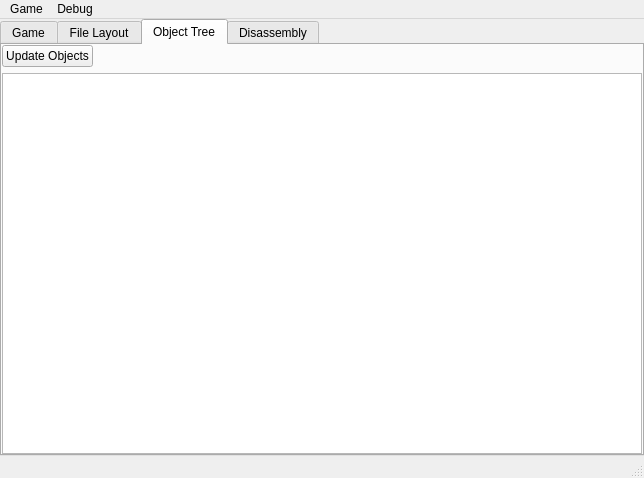
<?xml version="1.0" encoding="UTF-8"?>
<ui version="4.0">
 <class>MainWindow</class>
 <widget class="QMainWindow" name="MainWindow">
  <property name="geometry">
   <rect>
    <x>0</x>
    <y>0</y>
    <width>644</width>
    <height>478</height>
   </rect>
  </property>
  <property name="windowTitle">
   <string>Z-Machine Explorer</string>
  </property>
  <widget class="QWidget" name="centralwidget">
   <layout class="QVBoxLayout" name="verticalLayout">
    <property name="leftMargin">
     <number>0</number>
    </property>
    <property name="topMargin">
     <number>0</number>
    </property>
    <property name="rightMargin">
     <number>0</number>
    </property>
    <property name="bottomMargin">
     <number>0</number>
    </property>
    <item>
     <widget class="QTabWidget" name="tabWidget">
      <property name="tabPosition">
       <enum>QTabWidget::TabPosition::North</enum>
      </property>
      <property name="currentIndex">
       <number>2</number>
      </property>
      <widget class="QWidget" name="tabGame">
       <attribute name="title">
        <string>Game</string>
       </attribute>
       <layout class="QVBoxLayout" name="verticalLayout_6">
        <property name="leftMargin">
         <number>0</number>
        </property>
        <property name="topMargin">
         <number>0</number>
        </property>
        <property name="rightMargin">
         <number>0</number>
        </property>
        <property name="bottomMargin">
         <number>0</number>
        </property>
        <item>
         <widget class="QTextEdit" name="textEdit">
          <property name="undoRedoEnabled">
           <bool>false</bool>
          </property>
          <property name="readOnly">
           <bool>true</bool>
          </property>
         </widget>
        </item>
       </layout>
      </widget>
      <widget class="QWidget" name="tabFileLayout">
       <attribute name="title">
        <string>File Layout</string>
       </attribute>
       <layout class="QVBoxLayout" name="verticalLayout_2">
        <property name="leftMargin">
         <number>0</number>
        </property>
        <property name="topMargin">
         <number>0</number>
        </property>
        <property name="rightMargin">
         <number>0</number>
        </property>
        <property name="bottomMargin">
         <number>0</number>
        </property>
        <item>
         <widget class="QToolBox" name="toolBox">
          <property name="currentIndex">
           <number>0</number>
          </property>
          <property name="tabSpacing">
           <number>0</number>
          </property>
          <widget class="QWidget" name="fileHeaderPage">
           <property name="geometry">
            <rect>
             <x>0</x>
             <y>0</y>
             <width>640</width>
             <height>348</height>
            </rect>
           </property>
           <attribute name="label">
            <string>File Header</string>
           </attribute>
           <layout class="QVBoxLayout" name="verticalLayout_5">
            <item>
             <widget class="QTableView" name="tableView"/>
            </item>
           </layout>
          </widget>
          <widget class="QWidget" name="page_2">
           <property name="geometry">
            <rect>
             <x>0</x>
             <y>0</y>
             <width>640</width>
             <height>348</height>
            </rect>
           </property>
           <attribute name="label">
            <string>Page 2</string>
           </attribute>
          </widget>
         </widget>
        </item>
       </layout>
      </widget>
      <widget class="QWidget" name="tabObjectTree">
       <attribute name="title">
        <string>Object Tree</string>
       </attribute>
       <layout class="QVBoxLayout" name="verticalLayout_4">
        <property name="leftMargin">
         <number>0</number>
        </property>
        <property name="topMargin">
         <number>0</number>
        </property>
        <property name="rightMargin">
         <number>0</number>
        </property>
        <property name="bottomMargin">
         <number>0</number>
        </property>
        <item>
         <layout class="QHBoxLayout" name="horizontalLayout_2">
          <item>
           <widget class="QPushButton" name="btnUpdateObjects">
            <property name="text">
             <string>Update Objects</string>
            </property>
           </widget>
          </item>
          <item>
           <spacer name="horizontalSpacer_2">
            <property name="orientation">
             <enum>Qt::Orientation::Horizontal</enum>
            </property>
            <property name="sizeHint" stdset="0">
             <size>
              <width>40</width>
              <height>20</height>
             </size>
            </property>
           </spacer>
          </item>
         </layout>
        </item>
        <item>
         <widget class="QTreeView" name="objectTreeView"/>
        </item>
       </layout>
      </widget>
      <widget class="QWidget" name="tabDisassembly">
       <attribute name="title">
        <string>Disassembly</string>
       </attribute>
       <layout class="QVBoxLayout" name="verticalLayout_3">
        <item>
         <layout class="QHBoxLayout" name="horizontalLayout">
          <item>
           <widget class="QPushButton" name="disassembleButton">
            <property name="text">
             <string>Disassemble</string>
            </property>
           </widget>
          </item>
          <item>
           <spacer name="horizontalSpacer">
            <property name="orientation">
             <enum>Qt::Orientation::Horizontal</enum>
            </property>
            <property name="sizeHint" stdset="0">
             <size>
              <width>40</width>
              <height>20</height>
             </size>
            </property>
           </spacer>
          </item>
         </layout>
        </item>
        <item>
         <widget class="QTextEdit" name="disassemblyText">
          <property name="placeholderText">
           <string>Disassembled Z-Code will be placed here</string>
          </property>
         </widget>
        </item>
       </layout>
      </widget>
     </widget>
    </item>
   </layout>
  </widget>
  <widget class="QMenuBar" name="menubar">
   <property name="geometry">
    <rect>
     <x>0</x>
     <y>0</y>
     <width>644</width>
     <height>23</height>
    </rect>
   </property>
   <widget class="QMenu" name="menuGame">
    <property name="title">
     <string>Game</string>
    </property>
    <widget class="QMenu" name="menuRecentStoryFiles">
     <property name="title">
      <string>Recent Story Files</string>
     </property>
     <addaction name="actionClearHistory"/>
    </widget>
    <addaction name="actionOpenStoryFile"/>
    <addaction name="menuRecentStoryFiles"/>
    <addaction name="actionRestart"/>
    <addaction name="separator"/>
    <addaction name="actionQuit"/>
   </widget>
   <widget class="QMenu" name="menuDebug">
    <property name="title">
     <string>Debug</string>
    </property>
    <widget class="QMenu" name="menuInterpreterNumber">
     <property name="title">
      <string>Interpreter Number</string>
     </property>
     <addaction name="actionDECSystem20"/>
     <addaction name="actionAppleIIe"/>
     <addaction name="actionMacintosh"/>
     <addaction name="actionAmiga"/>
     <addaction name="actionAtariST"/>
     <addaction name="actionIBMPC"/>
     <addaction name="actionCommodore128"/>
     <addaction name="actionCommodore64"/>
     <addaction name="actionAppleIIc"/>
     <addaction name="actionAppleIIgs"/>
     <addaction name="actionTandyColor"/>
    </widget>
    <addaction name="menuInterpreterNumber"/>
   </widget>
   <addaction name="menuGame"/>
   <addaction name="menuDebug"/>
  </widget>
  <widget class="QStatusBar" name="statusbar"/>
  <action name="actionOpenStoryFile">
   <property name="text">
    <string>Open Story File</string>
   </property>
  </action>
  <action name="actionClearHistory">
   <property name="text">
    <string>Clear History</string>
   </property>
  </action>
  <action name="actionQuit">
   <property name="text">
    <string>Quit</string>
   </property>
  </action>
  <action name="actionRestart">
   <property name="enabled">
    <bool>false</bool>
   </property>
   <property name="text">
    <string>Restart</string>
   </property>
  </action>
  <action name="actionDECSystem20">
   <property name="checkable">
    <bool>true</bool>
   </property>
   <property name="text">
    <string>DECSystem-20</string>
   </property>
  </action>
  <action name="actionAppleIIe">
   <property name="checkable">
    <bool>true</bool>
   </property>
   <property name="text">
    <string>Apple IIe</string>
   </property>
  </action>
  <action name="actionMacintosh">
   <property name="checkable">
    <bool>true</bool>
   </property>
   <property name="text">
    <string>Macintosh</string>
   </property>
  </action>
  <action name="actionAmiga">
   <property name="checkable">
    <bool>true</bool>
   </property>
   <property name="text">
    <string>Amiga</string>
   </property>
  </action>
  <action name="actionAtariST">
   <property name="checkable">
    <bool>true</bool>
   </property>
   <property name="text">
    <string>Atari ST</string>
   </property>
  </action>
  <action name="actionIBMPC">
   <property name="checkable">
    <bool>true</bool>
   </property>
   <property name="text">
    <string>IBM PC</string>
   </property>
  </action>
  <action name="actionCommodore128">
   <property name="checkable">
    <bool>true</bool>
   </property>
   <property name="text">
    <string>Commodore 128</string>
   </property>
  </action>
  <action name="actionCommodore64">
   <property name="checkable">
    <bool>true</bool>
   </property>
   <property name="text">
    <string>Commodore 64</string>
   </property>
  </action>
  <action name="actionAppleIIc">
   <property name="checkable">
    <bool>true</bool>
   </property>
   <property name="text">
    <string>Apple IIc</string>
   </property>
  </action>
  <action name="actionAppleIIgs">
   <property name="checkable">
    <bool>true</bool>
   </property>
   <property name="text">
    <string>Apple IIgs</string>
   </property>
  </action>
  <action name="actionTandyColor">
   <property name="checkable">
    <bool>true</bool>
   </property>
   <property name="text">
    <string>Tandy Color</string>
   </property>
  </action>
 </widget>
 <resources/>
 <connections/>
</ui>
